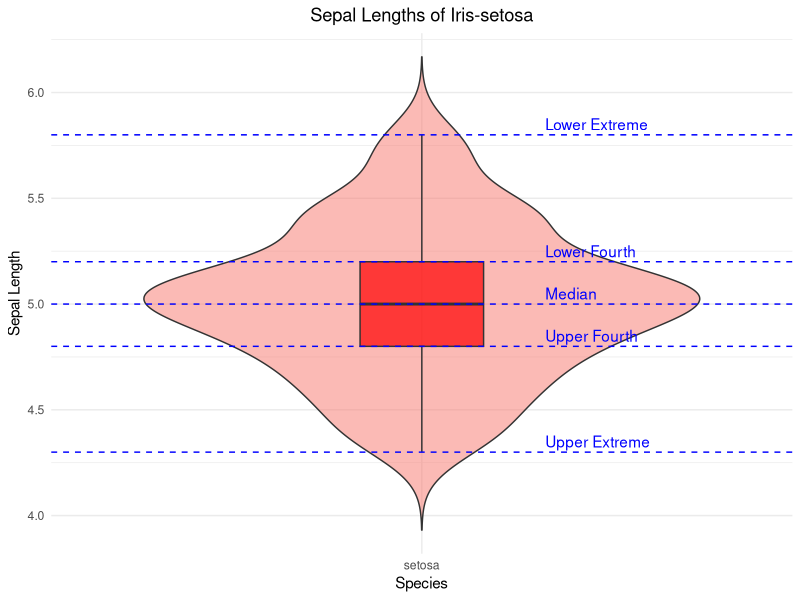

Source code (R):
# Instalar a biblioteca ggplot2 se necessário
# install.packages("ggplot2")
library(ggplot2)

# Carregar o dataset
data(iris)

# Filtrar por Iris-setosa
iris_setosa <- subset(iris, Species == "setosa")

# Calcular as estatísticas relevantes
boxplot_stats <- boxplot(iris_setosa$Sepal.Length, plot = FALSE)
stats <- boxplot_stats$stats

# Criar o gráfico do boxplot sobre o violin plot
ggplot(iris_setosa, aes(x = Species, y = Sepal.Length, fill = Species)) + 
  geom_violin(trim = FALSE, alpha = 0.5) +  # Violin plot (density)
  geom_boxplot(width = 0.2, fill = "red", alpha = 0.7) +  # Boxplot
  geom_hline(yintercept = stats[1], linetype = "dashed", color = "blue") +
  geom_hline(yintercept = stats[2], linetype = "dashed", color = "blue") +
  geom_hline(yintercept = stats[3], linetype = "dashed", color = "blue") +
  geom_hline(yintercept = stats[4], linetype = "dashed", color = "blue") +
  geom_hline(yintercept = stats[5], linetype = "dashed", color = "blue") +
  annotate("text", x = 1.2, y = stats[1] + 0.05, label = "Upper Extreme", color = "blue", hjust = 0) +
  annotate("text", x = 1.2, y = stats[2] + 0.05, label = "Upper Fourth", color = "blue", hjust = 0) +
  annotate("text", x = 1.2, y = stats[3] + 0.05, label = "Median", color = "blue", hjust = 0) +
  annotate("text", x = 1.2, y = stats[4] + 0.05, label = "Lower Fourth", color = "blue", hjust = 0) +
  annotate("text", x = 1.2, y = stats[5] + 0.05, label = "Lower Extreme", color = "blue", hjust = 0) +
  xlab("Species") + 
  ylab("Sepal Length") +
  ggtitle("Sepal Lengths of Iris-setosa") +
  theme_minimal() + 
  theme(legend.position = "none", 
        plot.title = element_text(hjust = 0.5))

